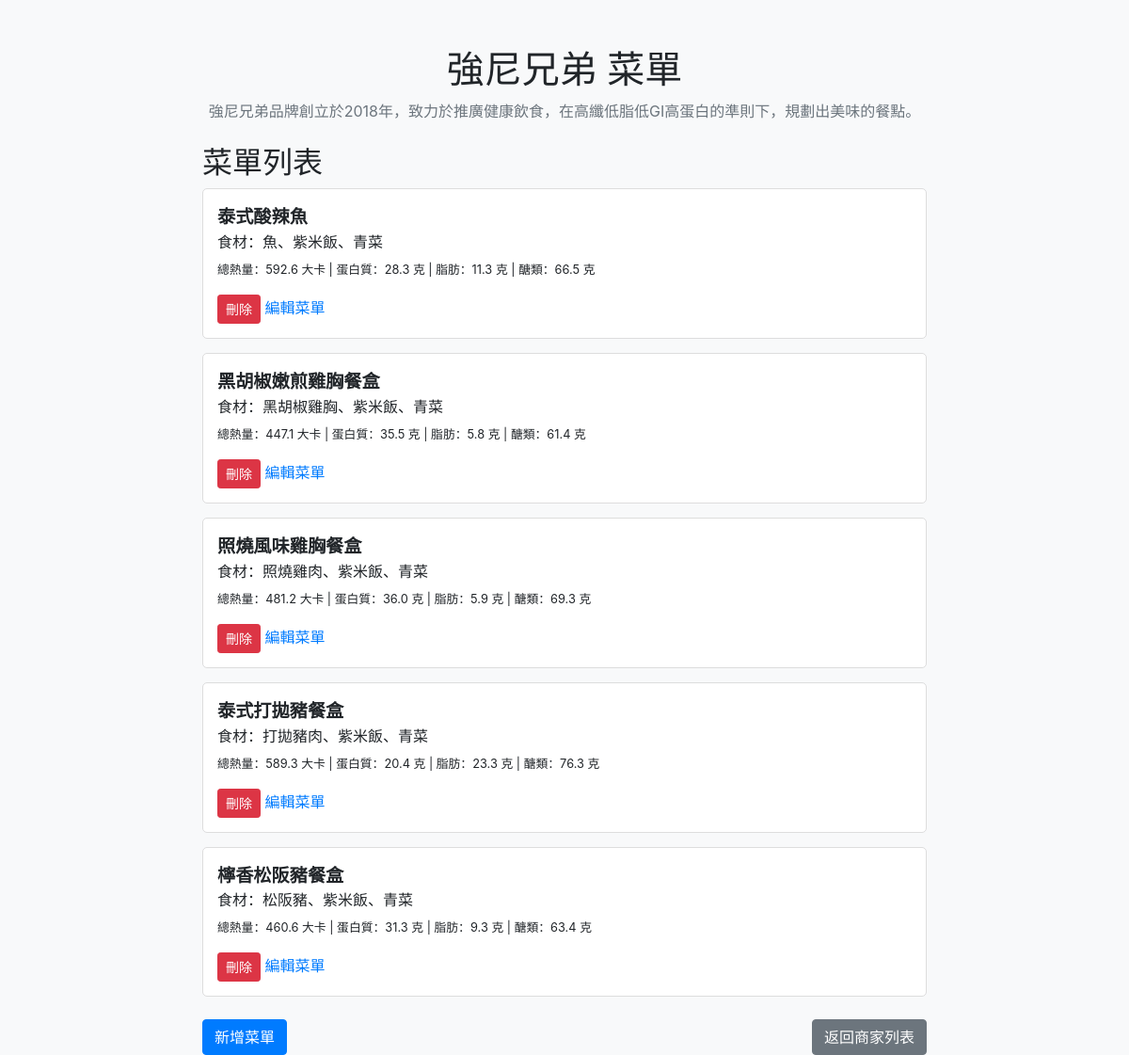
Page /canteen/5 on the committed database.
### models.py (models this page shows)
class Canteen(db.Model):
    __tablename__ = 'canteens'
    id = db.Column(db.Integer, primary_key=True)
    name = db.Column(db.String(100), nullable=False)
    description = db.Column(db.String(500), nullable=True)  # 新增商家介紹欄位
    menus = db.relationship('Menu', backref='canteen', lazy=True)

class Menu(db.Model):
    __tablename__ = 'menus'
    id = db.Column(db.Integer, primary_key=True)
    name = db.Column(db.String(100), nullable=False)
    ingredients = db.Column(db.Text, nullable=False)
    nutrition_calories = db.Column(db.Float, nullable=False)  # 總熱量 (大卡)
    nutrition_protein = db.Column(db.Float, nullable=False)   # 蛋白質 (g)
    nutrition_fat = db.Column(db.Float, nullable=False)       # 脂肪 (g)
    nutrition_carbs = db.Column(db.Float, nullable=False)     # 醣類 (g)
    canteen_id = db.Column(db.Integer, db.ForeignKey('canteens.id'), nullable=False)

### app.py (the view, shortened to what this page needs)
@app.route('/canteen/<int:canteen_id>', methods=['GET', 'POST'])
def view_or_edit_canteen(canteen_id):
    canteen = Canteen.query.get(canteen_id)
    if canteen is None:
        return "Canteen not found", 404  # 如果商家找不到，返回 404
    menus = Menu.query.filter_by(canteen_id=canteen.id).all()
    print(f"加載菜單：{menus}")
    return render_template('view_canteen.html', canteen=canteen, menus=menus)

### templates/view_canteen.html (shortened to what this page needs)
<!DOCTYPE html>
<html lang="zh">
<head>
    <link rel="stylesheet" href="https://stackpath.bootstrapcdn.com/bootstrap/4.3.1/css/bootstrap.min.css"
>
</head>
<body>
    <div class="container">
        <h1 class="text-center">{{ canteen.name }} 菜單</h1>
        <p class="text-muted text-center">{{ canteen.description }}</p>
        <h2 class="mt-4">菜單列表</h2>
        {% if menus %}
        <div class="menu-list">
            {% for menu in menus %}
            <div class="menu-item">
                <strong>{{ menu.name }}</strong>
                <p class="mb-1">食材：{{ menu.ingredients if menu.ingredients else "未提供" }}</p>
                <small>
                    總熱量：{{ menu.nutrition_calories or 0 }} 大卡 |
                    蛋白質：{{ menu.nutrition_protein or 0 }} 克 |
                    脂肪：{{ menu.nutrition_fat or 0 }} 克 |
                    醣類：{{ menu.nutrition_carbs or 0 }} 克
                </small>
                <div class="mt-3">
                    <form action="{{ url_for('delete_menu', menu_id=menu.id) }}" method="POST" class="d-inline">
                        <button type="submit" class="btn btn-danger btn-sm"
                                onclick="return confirm('您確定要刪除此菜單品項嗎？');">
                            刪除
                        </button>
                    </form>
                        <a href="{{ url_for('edit_menu', menu_id=menu.id) }}">編輯菜單</a>
                </div>
            </div>
            {% endfor %}
        </div>
        {% else %}
        <div class="alert alert-warning text-center mt-4" role="alert">
            <strong>目前沒有任何菜單。</strong> 點擊下方按鈕新增菜單。
        </div>
        {% endif %}
        <div class="d-flex justify-content-between mt-4">
            <a href="{{ url_for('add_menu', canteen_id=canteen.id) }}" class="btn btn-primary">新增菜單</a>
            <a href="{{ url_for('index') }}" class="btn btn-secondary">返回商家列表</a>
        </div>
    </div>
</body>
</html>

### templates/view_canteen.html (style rules this page uses)
body { background-color: #f8f9fa; padding-top: 50px; }
.container { max-width: 800px; margin: 0 auto; }
.menu-item { padding: 15px; border: 1px solid #ddd; border-radius: 5px; margin-bottom: 15px; background-color: #fff; }
.menu-item strong { font-size: 1.2rem; }

### rows in the picture
Canteen: name "強尼兄弟", description "強尼兄弟品牌創立於2018年，致力於推廣健康飲食，在高纖低脂低GI高蛋白的準則下，規劃出美味的餐點。"
Menu: name "泰式酸辣魚", ingredients "魚、紫米飯、青菜", nutrition_calories "592.6", nutrition_protein "28.3", nutrition_fat "11.3", nutrition_carbs "66.5"
Menu: name "黑胡椒嫩煎雞胸餐盒", ingredients "黑胡椒雞胸、紫米飯、青菜", nutrition_calories "447.1", nutrition_protein "35.5", nutrition_fat "5.8", nutrition_carbs "61.4"
Menu: name "照燒風味雞胸餐盒", ingredients "照燒雞肉、紫米飯、青菜", nutrition_calories "481.2", nutrition_protein "36.0", nutrition_fat "5.9", nutrition_carbs "69.3"
Menu: name "泰式打拋豬餐盒", ingredients "打拋豬肉、紫米飯、青菜", nutrition_calories "589.3", nutrition_protein "20.4", nutrition_fat "23.3", nutrition_carbs "76.3"
Menu: name "檸香松阪豬餐盒", ingredients "松阪豬、紫米飯、青菜", nutrition_calories "460.6", nutrition_protein "31.3", nutrition_fat "9.3", nutrition_carbs "63.4"
